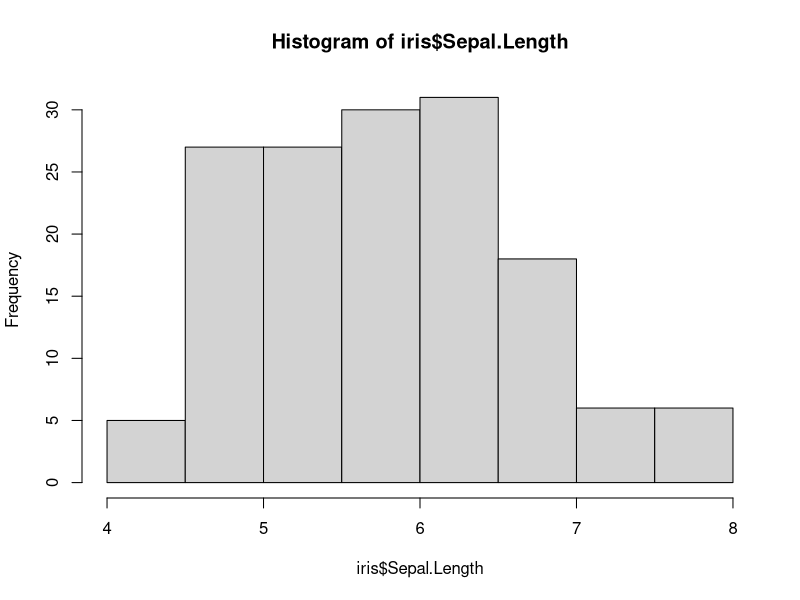
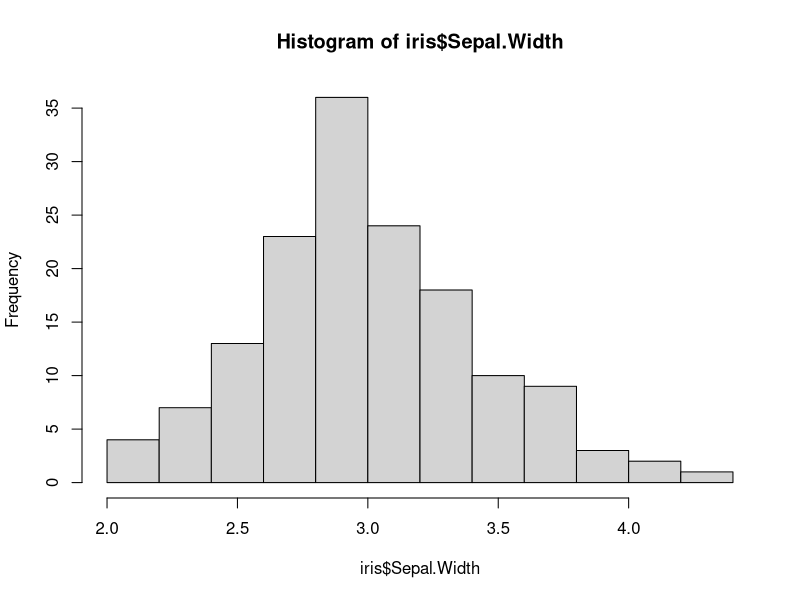
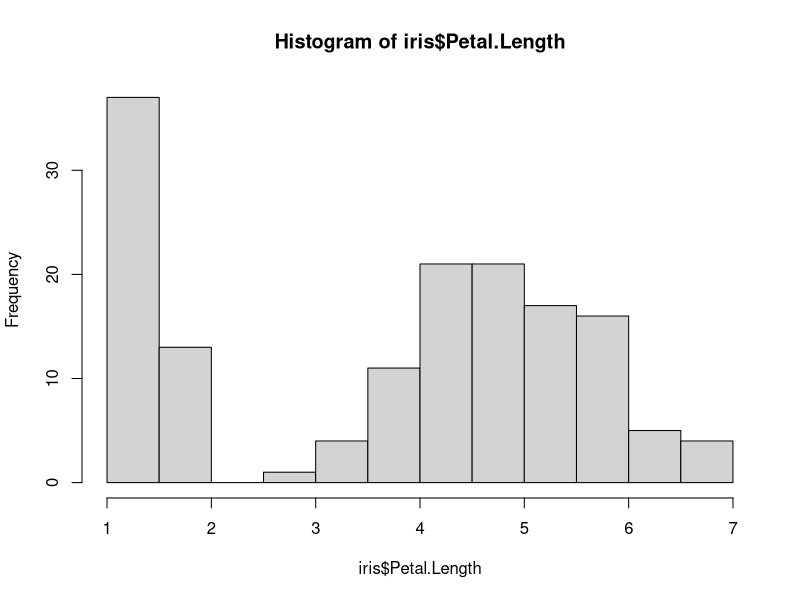
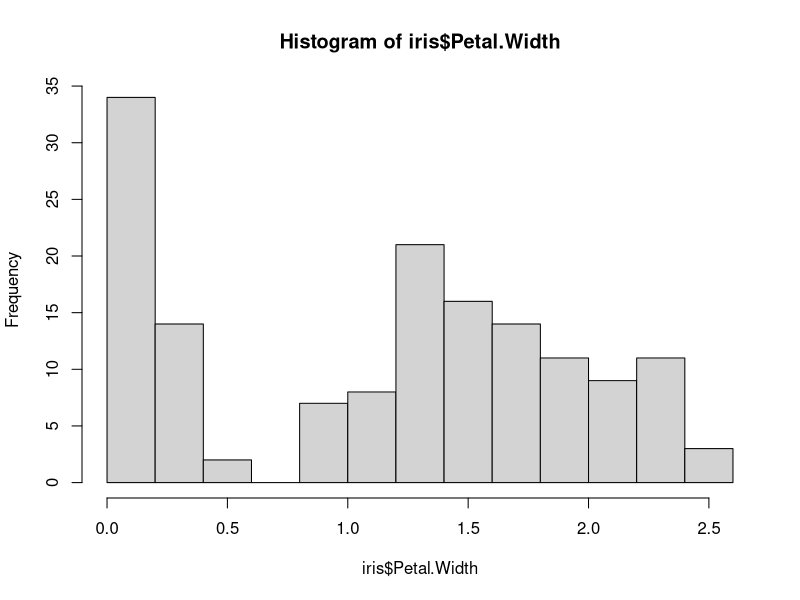
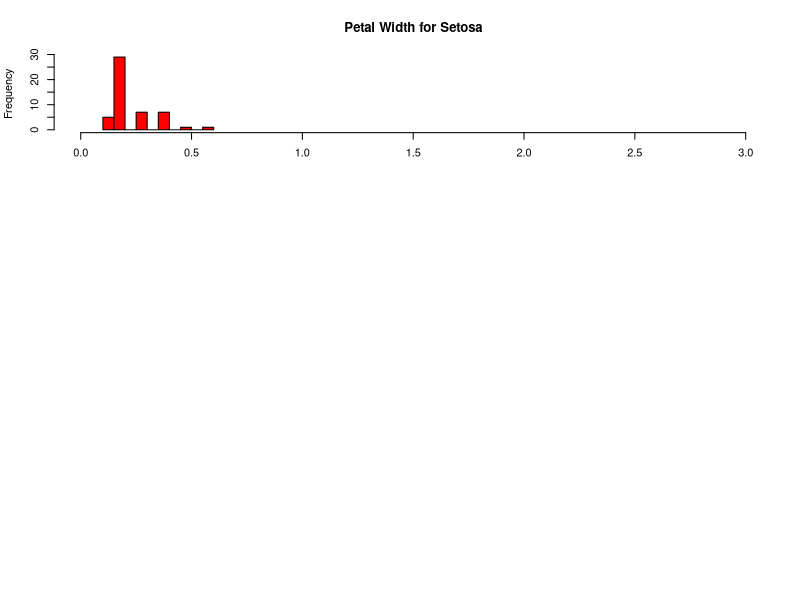

Here is the R script that generated these plots, in order:
library(datasets)
#loading data
?iris
head(iris)
hist(iris$Sepal.Length)
hist(iris$Sepal.Width)
hist(iris$Petal.Length)
hist(iris$Petal.Width)
par(mfrow = c(3,1))
hist(iris$Petal.Width[iris$Species == "setosa"],
     xlim = c(0,3),
     breaks = 9,
     main = "Petal Width for Setosa",
     xlab = "",
     col = "red")
par(mfrow=c(1,1))
     
